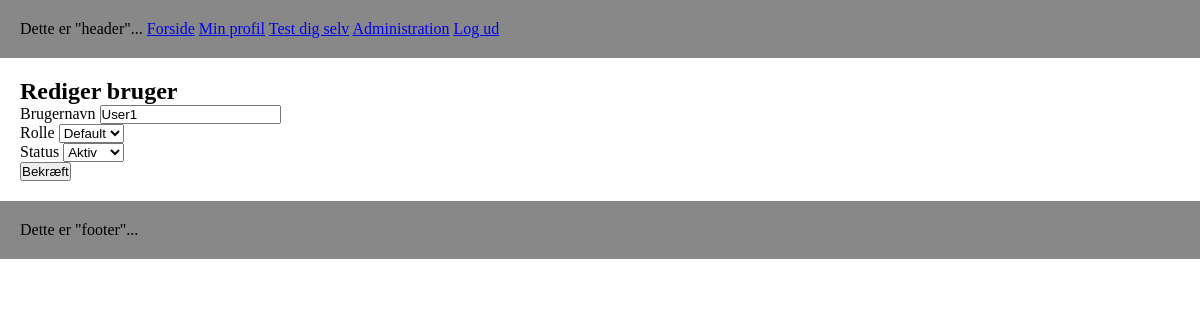
/manage/edit/2 (signed in), run on the app's committed database.
### tables this page shows
CREATE TABLE `users` (
  `id` int(9) NOT NULL,
  `companies_id` int(9) NOT NULL,
  `username` varchar(24) NOT NULL,
  `password` varchar(32) NOT NULL DEFAULT '1234',
  `role` enum('default','admin') NOT NULL DEFAULT 'default',
  `isActive` tinyint(1) NOT NULL DEFAULT 0
);

### core/View.php (called while the page is built, shortened)
<?php
class View
{
    public function render($view)
    {
        require 'views/header.php';
        require "views/" . $view . ".php";
        require 'views/footer.php';
    }
}

### controllers/manage.php (called while the page is built, shortened)
<?php
class Manage extends Controller
{
    public function edit($id)
    {
        $this->view->user = $this->model->singleUserList($id);
        $this->view->render("manage/edit");
    }
}

### index.php (called while the page is built, shortened)
<?php
require "core\Model.php";
require "core\View.php";
require "core\Controller.php";
$app = new Bootstrap();

### core/Model.php (called while the page is built)
<?php
class Model
{
    public function __construct()
    {
        $this->database = new Database();
    }
}

### models/manageModel.php (called while the page is built, shortened)
<?php
class ManageModel extends Model
{
    public function singleUserList($id)
    {
        $dbh = $this->database->prepare("SELECT id, username, password, isActive, role FROM users WHERE id = :id");
        $dbh->execute(array(
            ':id' => $id
        ));
        $data = $dbh->fetch();
        return $data;
    }
}

### core/Controller.php (called while the page is built, shortened)
<?php
class Controller
{
    public function loadModel($file)
    {
        $path = "models/" . $file . "Model.php";
        if(file_exists($path)) {
            require "models/" . $file . "Model.php";
            $this->model = new $modelName();
        }
    }
}

### views/manage/edit.php (the view, shortened to what this page needs)
<h2>Rediger bruger</h2>
<form action="<?php echo URL;?>manage/confirmEdit/<?php echo $this->user['id'];?>" method="POST">
    <label for="username">Brugernavn</label>
    <input type="text" name="username" id="username" value="<?php echo $this->user['username'];?>"><br>
    <label for="role">Rolle</label>
    <select name="role" id="role">
        <option value="default" <?php if ($this->user['role'] == 'default') echo 'selected';?>>Default</option>
    </select><br>
    <label for="status">Status</label>
    <select name="status" id="status">
        <option value="1" <?php if ($this->user['isActive'] == 1) echo 'selected';?>>Aktiv</option>
    </select><br>
    <input type="submit" value="Bekræft">
</form>

### public/css/styles.css (style rules this page uses)
* { margin: 0; padding: 0; }

### data on the page
users: username "User1", role "Default", status "Aktiv"
